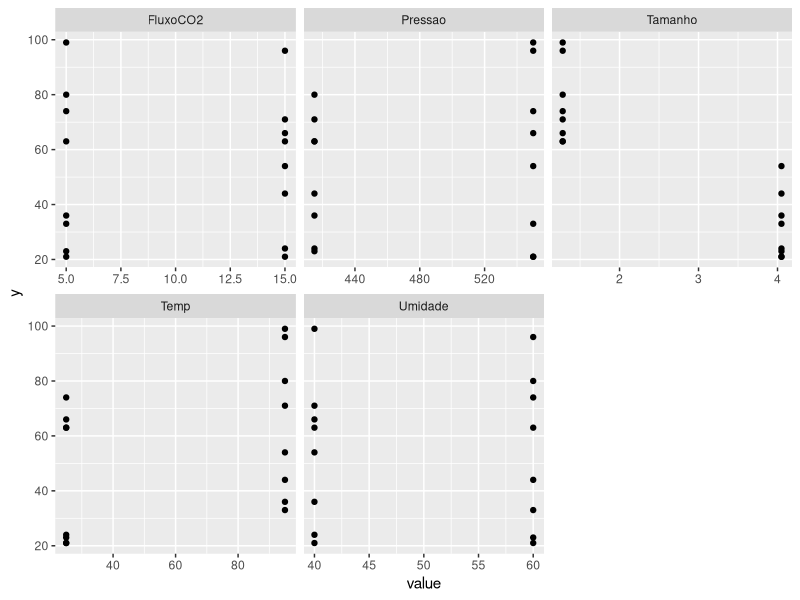
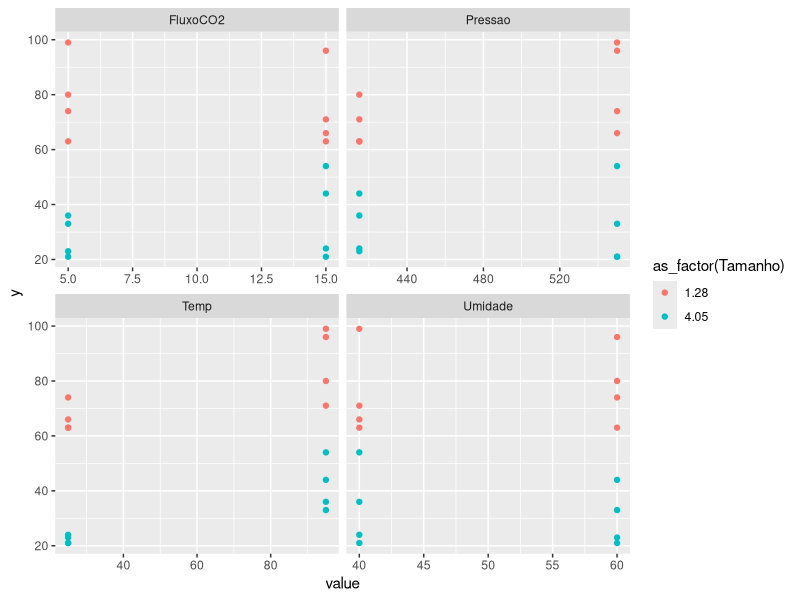
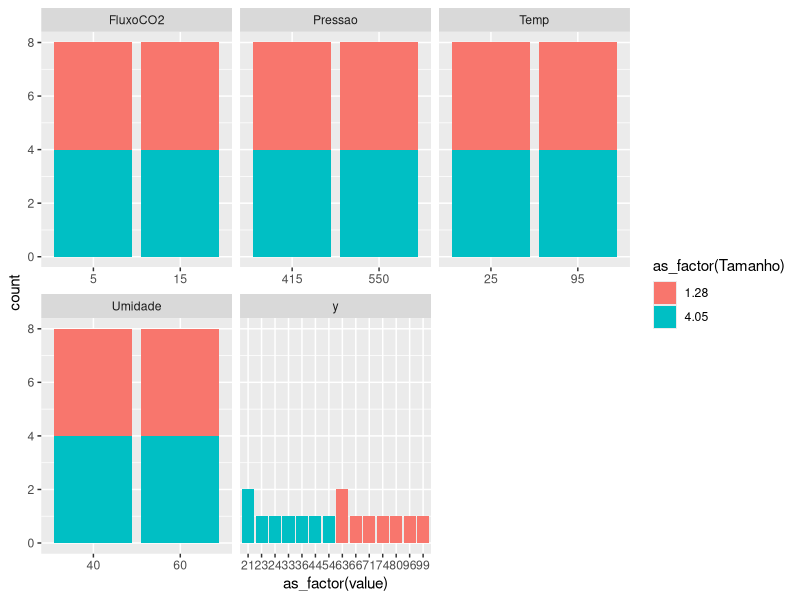

The R script that drew these images, in order: (Note: this script raises an error after producing the figures.)
## ---- chunk 1
knitr::opts_chunk$set(echo = TRUE)
library(tidyverse)
library(knitr)
## ---- chunk 2
dados <- read_csv("dados/data-table-B7.csv", locale = locale(decimal_mark = ","))
dim(dados)

#Renomeando as colunas
names(dados) <- c('Pressao', 'Temp', 'FluxoCO2', 'Umidade', 'Tamanho', 'y')

head(dados)
## ---- chunk 3

n <- length(dados$y)

X <- matrix(c(rep(1,n), dados$Pressao, dados$Temp, dados$FluxoCO2, dados$Umidade, dados$Tamanho), ncol = 6, nrow = n, byrow = FALSE)

Y <- matrix(dados$y, ncol = 1, nrow = n)

k <- ncol(X) -1

p <- k + 1
## ---- chunk 4
dados %>% pivot_longer(!y) %>% 
  ggplot(aes(y = y)) + geom_point(aes(x = value)) +
  facet_wrap(~name, scales = "free_x")
## ---- chunk 5
dados %>% pivot_longer(!c(Tamanho, y)) %>% 
  ggplot(aes(y = y, color = as_factor(Tamanho))) + geom_point(aes(x = value)) +
  facet_wrap(~name, scales = "free_x")
## ---- chunk 6
dados %>% pivot_longer(cols = !Tamanho) %>% 
  ggplot() + geom_bar(aes(x = as_factor(value), fill = as_factor(Tamanho)),stat="count") +
  facet_wrap(~name, scales = "free_x")
## ---- chunk 7
GGally::ggparcoord(dados[,c(2, 4, ,6, 1, 3)])
## ---- chunk 8
GGally::ggcorr(dados)
## ---- chunk 9
GGally::ggpairs(dados, columns = c(1:4,6), aes(colour = as_factor(Tamanho)))
## ---- chunk 10
#Definindo os betas do modelo de regressão múltipla
betas <- solve(t(X)%*%X)%*%t(X)%*%Y
betas

#Definindo a matrix C_jj
C_jj = solve(t(X)%*%X)

#Definindo uma matrix para os betas
betas <- matrix(data = betas, nrow = length(betas), ncol = 1, byrow = FALSE)
rownames(betas) <- c("beta0", "beta1","beta2","beta3","beta4","beta5")
betas

#Modelo do R
lm(formula = y ~., data = dados)
## ---- chunk 11
SQRes <- (t(Y)%*%Y)-(t(betas)%*%t(X)%*%Y)
SQRes
## ---- chunk 12
p <- ncol(X)

#estimando o sigma^2
sigma2 <- SQRes/(n-p)
sigma2
## ---- chunk 13
library(mlbench)
library(caret)
## ---- chunk 14
set.seed(42)
control <- trainControl(method="repeatedcv", number=10, repeats=3)
# train the model
model <- train(y~., data=dados, method = 'lm', preProcess="scale", trControl=control)
# estimate variable importance
importance <- varImp(model, scale=FALSE)

# plot importance
plot(importance)
## ---- chunk 15
c(  "Tamanho", "Temp", "Pressao", "FluxoCO2", "Umidade")
## ---- chunk 16
base.mod <- lm(y ~ 1 , data= dados)  # base intercept only model
all.mod <- lm(y ~ . , data= dados) # full model with all predictors
stepMod <- step(base.mod, scope = list(lower = base.mod, upper = all.mod), direction = "both", trace = 0, steps = 1000)  # perform step-wise algorithm
shortlistedVars <- names(unlist(stepMod[[1]])) # get the shortlisted variable.
shortlistedVars <- shortlistedVars[!shortlistedVars %in% "(Intercept)"]  # remove intercept 
print(shortlistedVars)
## ---- chunk 17
stepMod$anova
## ---- chunk 18
lm.anova <- function(x,y){
  x<- as.matrix(x)
  y<- as.matrix(y)
  
  n <- length(y)
  k <- ncol(x) # covariaveis utilizadas
  p <- k+1

  X <- matrix(c(rep(1,n), x), ncol = p, nrow = n, byrow = FALSE)
  Y <- matrix(y, ncol = 1, nrow = n)
  
  betas <- solve(t(X)%*%X)%*%t(X)%*%Y
  
  Y_est <- X%*%betas 
 
  res <- Y - Y_est
  
  SQRes <- t(Y-Y_est)%*%(Y-Y_est) 
  
  u <- c(rep(1,n)) 
  SQTotal <- t(Y)%*%Y - ((t(u)%*%Y)^2)/n 
  
  SQReg <- SQTotal - SQRes
  
  
  SQReg <- t(betas)%*%t(X)%*%Y-((t(u)%*%Y)^2)/n 
  gl_sqreg <- k 
  QMReg <- SQReg/gl_sqreg 
   
  SQRes <- t(Y-Y_est)%*%(Y-Y_est) 
  gl_sqres <- n-p 
  QMRes <- SQRes/gl_sqres 
   
  SQTotal <- t(Y)%*%Y - ((t(u)%*%Y)^2)/n 
  gl_sqtotal <- n-1
   
   
  #calculando a estatistica F 
  F_0 <- QMReg/QMRes
  
  R2 <-  SQReg/SQTotal 
  QMTotal <- QMRes + QMReg
  R2adj <- 1 - QMRes/QMTotal
  list(R2 = R2, R2adj = R2adj, betas = betas, Y_est = Y_est, 
       anov = list(SQreg = SQReg, SQRes = SQRes, QMreg = QMReg))
  
}
## ---- chunk 19

## ---- chunk 20

## ---- chunk 21
#Obtendo os valores dos residuos, SQres, SQreg , SQTotal do nosso modelo  
# No modelo de regressao linear multipla  
# Forma matricial: 
# Y_estimado = X*betas = X * (X^T*X)^(-1)*X^T*Y = H*Y 
#SQtotal <-  
Y_est <- X%*%betas 
 
res <- Y - Y_est
## ---- chunk 22
# Soma dos quadrados dos residuos  
# podemos calcular pela equacao: 
# (Y-Y_est)^T*(Y-Y_est) 
# ou pela equacao
# Y^T * Y - betas^T * X^T * Y 
 
SQRes <- t(Y-Y_est)%*%(Y-Y_est) 
 
#note que  
t(Y)%*%Y - t(betas)%*%t(X)%*%Y
## ---- chunk 23
# Soma dos quadrados totais 
# vetor unitario para facilitar as contas 
u <- c(rep(1,n)) 
SQTotal <- t(Y)%*%Y - ((t(u)%*%Y)^2)/n 
 
# obs 
# ((t(u)%*%Y)^2)/n = ((sum(y))^2)/n
## ---- chunk 24
#Soma dos quadrados da regressao  
 
SQReg <- SQTotal - SQRes
## ---- chunk 25
#Calculando a anova 
k <- 3 # covariaveis utilizadas 
p <- k+1
 
SQReg <- t(betas)%*%t(X)%*%Y-((t(u)%*%Y)^2)/n 
gl_sqreg <- k 
QMReg <- SQReg/gl_sqreg 
 
SQRes <- t(Y-Y_est)%*%(Y-Y_est) 
gl_sqres <- n-p 
QMRes <- SQRes/gl_sqres 
 
SQTotal <- t(Y)%*%Y - ((t(u)%*%Y)^2)/n 
gl_sqtotal <- n-1
 
 
#calculando a estatistica F 
F_0 <- QMReg/QMRes 
F_0
## ---- chunk 26
QMTotal <- QMRes + QMReg
## ---- chunk 27
alpha <- 0.05 
RR <- qf(alpha, df1 = k, df2 = n - k -1, lower.tail = F) 
RR
## ---- chunk 28
# Rejeitamos H0 se F_0 > RR, RR = regiao de rejeicao = quantil teorico da distribuicao F com k e  
# n-k-1 = n-p g.l.
if(RR < F_0){ 
  cat("Rejeita-se H0") 
}
## ---- chunk 29
R2 <-  SQReg/SQTotal 
R2
## ---- chunk 30
x <- dados$Tamanho
y <- dados$y

modelo <- lm.anova(x,y)

print(paste("R2: ", modelo$R2,
            "R2_adj:", modelo$R2adj))

## ---- chunk 31
x <- dados %>% select("Tamanho", "Temp","Pressao")
y <- dados$y

modelo <- lm.anova(x,y)

print(paste("R2: ", modelo$R2,
            "R2_adj:", modelo$R2adj))

## ---- chunk 32
x <- dados %>% select(-"y")
y <- dados$y

modelo <- lm.anova(x,y)

print(paste("R2: ", modelo$R2,
            "R2_adj:", modelo$R2adj))

## ---- chunk 33
(R2adj <- 1 - QMRes/QMTotal)
## ---- chunk 34
feat <- c(  "Tamanho", "Temp", "Pressao", "FluxoCO2", "Umidade")

1:5 %>% map(~head(feat,.x)) %>% map(~lm.anova(dados$y, dados %>% select(.x))$R2adj)
## ---- chunk 35
#Definindo o alpha e o t crítico
alpha <- 0.03
t1 <- qt(alpha/2, n-p)
t2 <- qt(1-alpha/2, n-p)
## ---- chunk 36
#Testando para beta1
dp_b1 <- sqrt(sigma2 * diag(C_jj)[2])
b1_lim_inf <- betas[2] - t2*dp_b1
b1_lim_sup <- betas[2] - t1*dp_b1
IC_b1 <- cbind(b1_lim_inf, b1_lim_sup)
## ---- chunk 37
#Testando para o beta2
dp_b2 <- sqrt(sigma2 * diag(C_jj)[3])
b2_lim_inf <- betas[3] - t2*dp_b2
b2_lim_sup <- betas[3] - t1*dp_b2
IC_b2 <- cbind(b2_lim_inf, b2_lim_sup)
## ---- chunk 38
#Testando para beta5
dp_b5 <- sqrt(sigma2 * diag(C_jj)[6])
b5_lim_inf <- betas[6] - t2*dp_b5
b5_lim_sup <- betas[6] - t1*dp_b5
IC_b5 <- cbind(b5_lim_inf, b5_lim_sup)
## ---- chunk 39
#Estruturando em uma tabela
IC_tab <- rbind(IC_b1, IC_b2, IC_b5)
row.names(IC_tab) <- c("beta1", "beta2", "beta5")
colnames(IC_tab) <- c("IC (0.015)", "IC (0.985)")
IC_tab |> kable(caption = "Intervalos de Confiança para os coeficientes do modelo")
## ---- chunk 40

mean_IC <- data.frame(low_b = numeric(0), upper_b = numeric(0))
y_pred <- data.frame(value = numeric(0))

for (row in 1:nrow(X)){
  x0 <- X[row,]
  y0 <- x0%*%betas
  se <- sqrt(sigma2%*%t(x0)%*%C_jj%*%x0)
  low_b <- y0 - t2*se
  upper_b <- y0 + t2*se
  tab <- cbind(low_b, upper_b)
  mean_IC <- rbind(mean_IC, tab)
  y_pred <- rbind(y_pred, y0)
}

colnames(mean_IC) <- c("Lower Bound", "Upper Bound")
len_mean_IC <- mean_IC$`Upper Bound` - mean_IC$`Lower Bound`
mean_IC <- cbind(mean_IC, len_mean_IC)
mean_IC <- cbind(mean_IC, y_pred)
mean_IC <- cbind(mean_IC, dados$y)

colnames(mean_IC) <- c("Lower Bound", "Upper Bound", "Interval Length","Predicted Value", "Real Value")

error <- abs(mean_IC$`Predicted Value` - mean_IC$`Real Value`)
mean_IC <- cbind(mean_IC, error)

colnames(mean_IC) <- c("Lower Bound", "Upper Bound", "Interval Length","Predicted Value", "Real Value", "Absolute Error")

mse <- mean(mean_IC$`Absolute Error`**2)

mean_IC |> kable(caption = "**Estimação do IC de E(Y) para cada observação do conjunto de dados considerando todas as covariáveis** (MSE = 40.65, R^2 = 0.90)")
## ---- chunk 41
mean_IC2 <- data.frame(low_b = numeric(0), upper_b = numeric(0))
y_pred2 <- data.frame(value = numeric(0))

#recalculando a estatística teste t
#agora nosso k =4
t3 <- qt(1-alpha/2, n-4-1)

for (row in 1:nrow(X)){
  x0 <- X[row,c(1,2,3,6)]
  y0 <- x0%*%t(t(betas[c(1,2,3,6),]))
  se <- sqrt(sigma2%*%t(x0)%*%C_jj[c(1,2,3,4),c(1,2,3,6)]%*%x0)
  low_b <- y0 - t3*se
  upper_b <- y0 + t3*se
  tab <- cbind(low_b, upper_b)
  mean_IC2 <- rbind(mean_IC2, tab)
  y_pred2 <- rbind(y_pred2, y0)
}

colnames(mean_IC2) <- c("Lower Bound", "Upper Bound")
len_mean_IC2 <- mean_IC2$`Upper Bound` - mean_IC2$`Lower Bound`
mean_IC2 <- cbind(mean_IC2, len_mean_IC2)
mean_IC2 <- cbind(mean_IC2, y_pred2)
mean_IC2 <- cbind(mean_IC2, dados$y)

colnames(mean_IC2) <- c("Lower Bound", "Upper Bound", "Interval Length","Predicted Value", "Real Value")

error <- abs(mean_IC2$`Predicted Value` - mean_IC2$`Real Value`)
mean_IC2 <- cbind(mean_IC2, error)

colnames(mean_IC2) <- c("Lower Bound", "Upper Bound", "Interval Length","Predicted Value", "Real Value", "Absolute Error")

mse2 <- mean(mean_IC2$`Absolute Error`**2)

mean_IC2 |> kable(caption = "**Estimação do IC para cada observação do conjunto de dados considerando apenas as covariáveis significativas** (MSE = 42.6, R^2 = 0.92)")
## ---- chunk 42
#Viés do modelo completo
bias_fullm <- abs(mean(mean_IC$`Predicted Value` - mean_IC$`Real Value`))

#Viés do melhor modelo
bias_bestm <- abs(mean(mean_IC2$`Predicted Value` - mean_IC2$`Real Value`))

#Variancia do modelo completo
var_fullm <- var(mean_IC$`Predicted Value` - mean_IC$`Real Value`)

#Variancia do melhor modelo
var_bestm <- var(mean_IC2$`Predicted Value` - mean_IC2$`Real Value`)

#criando uma tabela com os valores
vies <- c(round(bias_bestm,2), round(bias_fullm,2))
variancia <- c(round(var_bestm,2), round(var_fullm,2))

bias_var_m <- data.frame(Viés = vies,
                         Variância = variancia)

row.names(bias_var_m) <- c("Melhor modelo", "Modelo completo")
bias_var_m |> kable(caption = "Tabela Viés X Variância")
